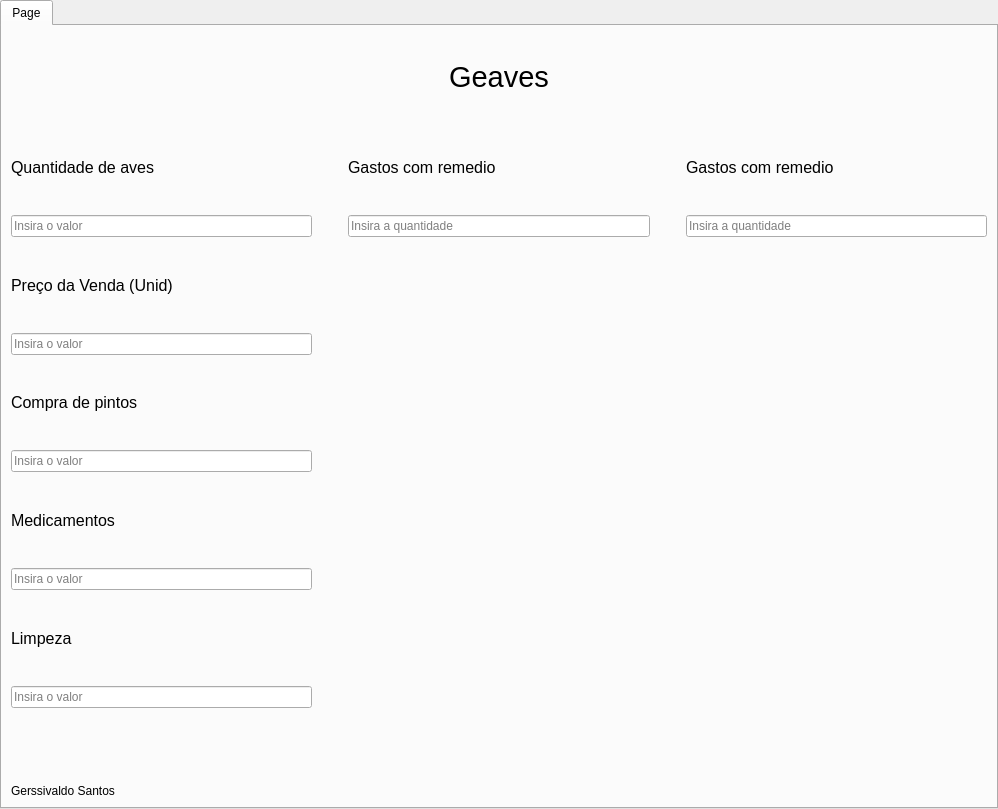
<?xml version="1.0" encoding="UTF-8"?>
<ui version="4.0">
 <class>TabWidget</class>
 <widget class="QTabWidget" name="TabWidget">
  <property name="geometry">
   <rect>
    <x>0</x>
    <y>0</y>
    <width>998</width>
    <height>809</height>
   </rect>
  </property>
  <property name="windowTitle">
   <string>TabWidget</string>
  </property>
  <widget class="QWidget" name="tab">
   <attribute name="title">
    <string>Page</string>
   </attribute>
   <layout class="QGridLayout" name="gridLayout">
    <item row="0" column="0" colspan="5">
     <layout class="QGridLayout" name="gridLayout_2">
      <property name="sizeConstraint">
       <enum>QLayout::SetDefaultConstraint</enum>
      </property>
      <item row="1" column="0" alignment="Qt::AlignHCenter">
       <widget class="QLabel" name="label">
        <property name="font">
         <font>
          <pointsize>22</pointsize>
         </font>
        </property>
        <property name="text">
         <string>Geaves</string>
        </property>
       </widget>
      </item>
     </layout>
    </item>
    <item row="1" column="0">
     <widget class="QLabel" name="label_3">
      <property name="font">
       <font>
        <pointsize>12</pointsize>
       </font>
      </property>
      <property name="text">
       <string>Quantidade de aves</string>
      </property>
     </widget>
    </item>
    <item row="1" column="2">
     <widget class="QLabel" name="label_2">
      <property name="font">
       <font>
        <pointsize>12</pointsize>
       </font>
      </property>
      <property name="text">
       <string>Gastos com remedio</string>
      </property>
     </widget>
    </item>
    <item row="1" column="4">
     <widget class="QLabel" name="label_8">
      <property name="font">
       <font>
        <pointsize>12</pointsize>
       </font>
      </property>
      <property name="text">
       <string>Gastos com remedio</string>
      </property>
     </widget>
    </item>
    <item row="2" column="0">
     <widget class="QLineEdit" name="lineEdit_5">
      <property name="placeholderText">
       <string>Insira o valor</string>
      </property>
     </widget>
    </item>
    <item row="2" column="2">
     <widget class="QLineEdit" name="lineEdit_4">
      <property name="placeholderText">
       <string>Insira a quantidade</string>
      </property>
     </widget>
    </item>
    <item row="2" column="4">
     <widget class="QLineEdit" name="lineEdit_8">
      <property name="placeholderText">
       <string>Insira a quantidade</string>
      </property>
     </widget>
    </item>
    <item row="3" column="0">
     <widget class="QLabel" name="label_4">
      <property name="font">
       <font>
        <pointsize>12</pointsize>
       </font>
      </property>
      <property name="text">
       <string>Preço da Venda (Unid)</string>
      </property>
     </widget>
    </item>
    <item row="4" column="0">
     <widget class="QLineEdit" name="lineEdit_2">
      <property name="placeholderText">
       <string>Insira o valor</string>
      </property>
     </widget>
    </item>
    <item row="4" column="1">
     <spacer name="horizontalSpacer">
      <property name="orientation">
       <enum>Qt::Horizontal</enum>
      </property>
      <property name="sizeType">
       <enum>QSizePolicy::Preferred</enum>
      </property>
      <property name="sizeHint" stdset="0">
       <size>
        <width>24</width>
        <height>20</height>
       </size>
      </property>
     </spacer>
    </item>
    <item row="4" column="3">
     <spacer name="horizontalSpacer_2">
      <property name="orientation">
       <enum>Qt::Horizontal</enum>
      </property>
      <property name="sizeType">
       <enum>QSizePolicy::Preferred</enum>
      </property>
      <property name="sizeHint" stdset="0">
       <size>
        <width>24</width>
        <height>20</height>
       </size>
      </property>
     </spacer>
    </item>
    <item row="5" column="0">
     <widget class="QLabel" name="label_5">
      <property name="font">
       <font>
        <pointsize>12</pointsize>
       </font>
      </property>
      <property name="text">
       <string>Compra de pintos</string>
      </property>
     </widget>
    </item>
    <item row="6" column="0">
     <widget class="QLineEdit" name="lineEdit_3">
      <property name="placeholderText">
       <string>Insira o valor</string>
      </property>
     </widget>
    </item>
    <item row="7" column="0">
     <widget class="QLabel" name="label_6">
      <property name="font">
       <font>
        <pointsize>12</pointsize>
       </font>
      </property>
      <property name="text">
       <string>Medicamentos</string>
      </property>
     </widget>
    </item>
    <item row="8" column="0">
     <widget class="QLineEdit" name="lineEdit_6">
      <property name="placeholderText">
       <string>Insira o valor</string>
      </property>
     </widget>
    </item>
    <item row="9" column="0">
     <widget class="QLabel" name="label_7">
      <property name="font">
       <font>
        <pointsize>12</pointsize>
       </font>
      </property>
      <property name="text">
       <string>Limpeza</string>
      </property>
     </widget>
    </item>
    <item row="10" column="0">
     <widget class="QLineEdit" name="lineEdit_7">
      <property name="placeholderText">
       <string>Insira o valor</string>
      </property>
     </widget>
    </item>
    <item row="11" column="0" alignment="Qt::AlignBottom">
     <widget class="QLabel" name="label_9">
      <property name="text">
       <string>Gerssivaldo Santos</string>
      </property>
     </widget>
    </item>
   </layout>
  </widget>
 </widget>
 <resources/>
 <connections/>
</ui>
